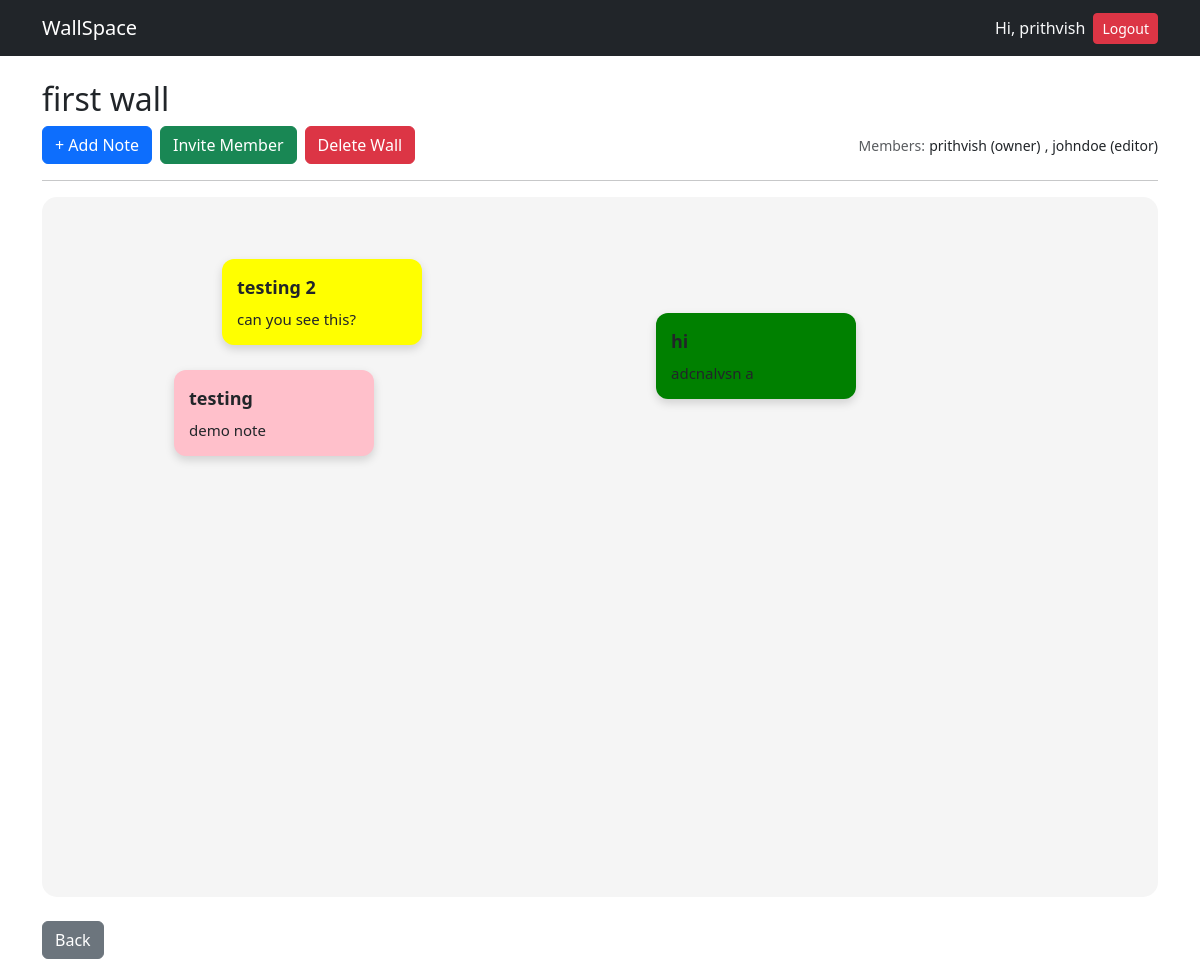
The app's page /wall/1/ (signed in), older data.
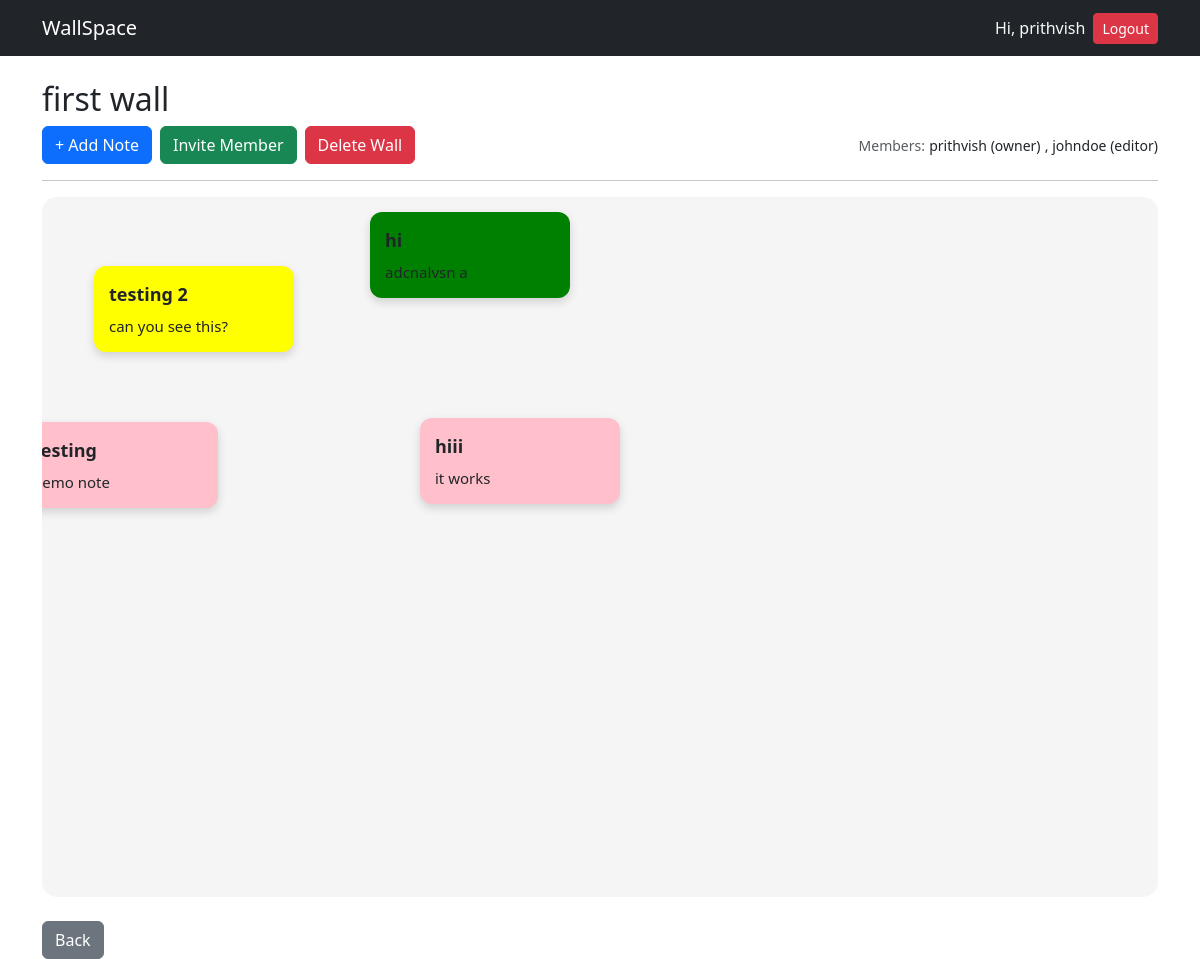
The same page, newer data.
### walls/models.py (models this page shows, shortened)
class WallMember(models.Model):
    ROLE_CHOICES=[
        ("viewer","Viewer"),
        ("editor","Editor"),
    ]
    wall=models.ForeignKey(
        Wall,
        on_delete=models.CASCADE,
        related_name="members"
    )
    user=models.CharField(
        max_length=10,
        choices=ROLE_CHOICES,
        default="viewer"
    )
    role = models.CharField(
        max_length=10,
        choices=ROLE_CHOICES,
        default="viewer"
    )
    class Meta:
        unique_together=("wall","user")

### notes/models.py (models this page shows, shortened)
class Note(models.Model):
    COLOR_CHOICES = [#COLOR_CHOICES is a list of tuples
        ('yellow','Yellow'),
        ('pink', 'Pink'),
        ('blue', 'Blue'),
        ('green', 'Green'),
    ]
    wall = models.ForeignKey( #foreign key
        Wall,
        on_delete=models.CASCADE,
        related_name='notes'
    )
    creator=models.ForeignKey(
        User,
        on_delete=models.CASCADE
    )
    title = models.CharField(
        max_length=100,
        blank=True
    )
    content = models.TextField()
    color= models.CharField(
        max_length=20,
        choices=COLOR_CHOICES,
        default='yellow'
    )
    x_position = models.IntegerField(
        default=50
    )
    y_position = models.IntegerField(
        default=50
    )
    created_at = models.DateTimeField(
        auto_now_add=True
    )
    updated_at = models.DateTimeField(
        auto_now=True
    )

### walls/views.py (the view)
# urls.py: path('wall/<int:pk>/',views.wall_detail,name='wall-detail'),
@login_required
def wall_detail(request, pk):
    wall = get_object_or_404(
        Wall,
        pk=pk,
    )
    is_owner = (
        wall.owner == request.user
    )
    member = WallMember.objects.filter(
        wall=wall,
        user=request.user
    ).first()
    is_member = member is not None
    can_edit = is_owner or (
        member and
        member.role == "editor"
    )
    if not is_owner and not is_member:
        return redirect("home")
    notes = wall.notes.all()
    if request.method == 'POST':
        if "invite_member" in request.POST:
            username = request.POST.get(
                "username"
            )
            role = request.POST.get(
                "role"
            )
            try:
                user = User.objects.get(
                    username=username
                )
                WallMember.objects.get_or_create(
                    wall=wall,
                    user=user,
                    defaults={
                        "role": role
                    }
                )
            except User.DoesNotExist:
                pass
            return redirect(
                'wall-detail',
                pk=wall.pk
            )
        if not can_edit:
            return redirect(
                'wall-detail',
                pk=wall.pk
            )
        form = NoteForm(request.POST)
        if form.is_valid():
            note = form.save(
                commit=False
            )
            note.wall = wall
            note.creator = request.user
            note.x_position = random.randint(50, 600)
            note.y_position = random.randint(50, 400)
            note.save()
            return redirect(
                'wall-detail',
                pk=wall.pk
            )
    else:
        form = NoteForm()
    context = {
    'wall': wall,
    'form': form,
    'notes': wall.notes.all(),
    'is_owner': is_owner,
    'can_edit': can_edit,
    'members': WallMember.objects.filter(
            wall=wall
            ).exclude(
            user=wall.owner
            )
    }
    return render(
        request,
        'walls/wall_detail.html',
        context
    )

### walls/templates/walls/wall_detail.html (shortened to what this page needs)
{% extends "base.html" %}
{% load crispy_forms_tags %}
{% block content %}
<h2>{{ wall.title }}</h2>
<div class="d-flex gap-2 mb-3 align-items-center justify-content-between">
    <div class="d-flex gap-2">
        {% if can_edit %}
        <button
            class="btn btn-primary"
            data-bs-toggle="modal"
            data-bs-target="#addNoteModal">
            + Add Note
        </button>
        {% endif %}
        {% if is_owner %}
        <button
            class="btn btn-success"
            data-bs-toggle="modal"
            data-bs-target="#inviteModal">
            Invite Member
        </button>
        <form
            method="POST"
            action="{% url 'delete-wall' wall.id %}">
            <button
                type="submit"
                class="btn btn-danger">
                Delete Wall
            </button>
        </form>
        {% endif %}
    </div>
    <div>
        <small class="text-muted">Members:</small>
        <small>{{ wall.owner.username }} (owner)</small>
        {% for member in members %}
            <small>, {{ member.user }} ({{ member.role }})</small>
        {% endfor %}
    </div>
</div>
<hr>
<div
    class="wall-board p-4"
    style="
        height:700px;
        position:relative;
        overflow:hidden;
    ">
    {% for note in notes %}
        <div
            class="note"
            data-note-id="{{ note.id }}"
            style="
                width:200px;
                position:absolute;
                left:{{ note.x_position }}px;
                top:{{ note.y_position }}px;
                background-color:{{ note.color }};
                cursor:grab;
            ">
            <div class="note-title">
                {{ note.title }}
            </div>
            <div class="note-content">
                {{ note.content }}
            </div>
        </div>
    {% empty %}
        <p>No notes yet.</p>
    {% endfor %}
</div>
<br>
<a
    href="{% url 'home' %}"
    class="btn btn-secondary">
    Back
</a>
{% endblock %}

Row changes from the older to the newer data that the page shows:
added Note: title "hiii", content "it works"
